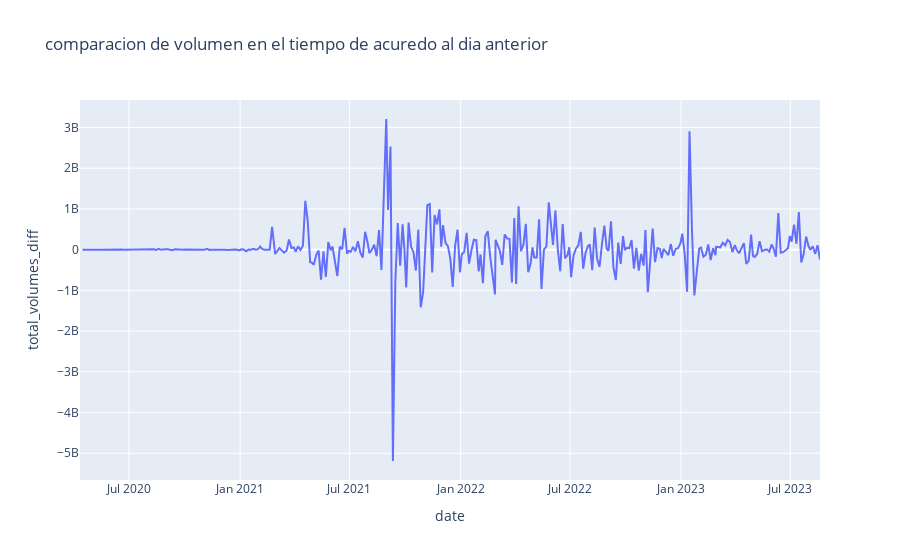

This figure's notebook cell:
### Code cell
fig_price_returns = px.line(solana_df, x='date', y='total_volumes_diff', title='comparacion de volumen en el tiempo de acuredo al dia anterior')
fig_price_returns.show()

### Figure 1 — Plotly figure (JSON) as saved in the notebook; plotly's stock layout.template omitted (floating-point values rounded to 4 significant figures; data arrays with more than 128 entries replaced by an {"elided": "..."} marker saying what was removed)
{"data": [{"hovertemplate": "date=%{x}<br>total_volumes_diff=%{y}<extra></extra>", "legendgroup": "", "line": {"color": "#636efa", "dash": "solid"}, "marker": {"symbol": "circle"}, "mode": "lines", "name": "", "orientation": "v", "showlegend": false, "type": "scatter", "x": {"elided": "320 str values"}, "xaxis": "x", "y": {"elided": "320 float values"}, "yaxis": "y"}], "layout": {"legend": {"tracegroupgap": 0}, "title": {"text": "comparacion de volumen en el tiempo de acuredo al dia anterior"}, "xaxis": {"anchor": "y", "domain": [0, 1], "title": {"text": "date"}}, "yaxis": {"anchor": "x", "domain": [0, 1], "title": {"text": "total_volumes_diff"}}}}
